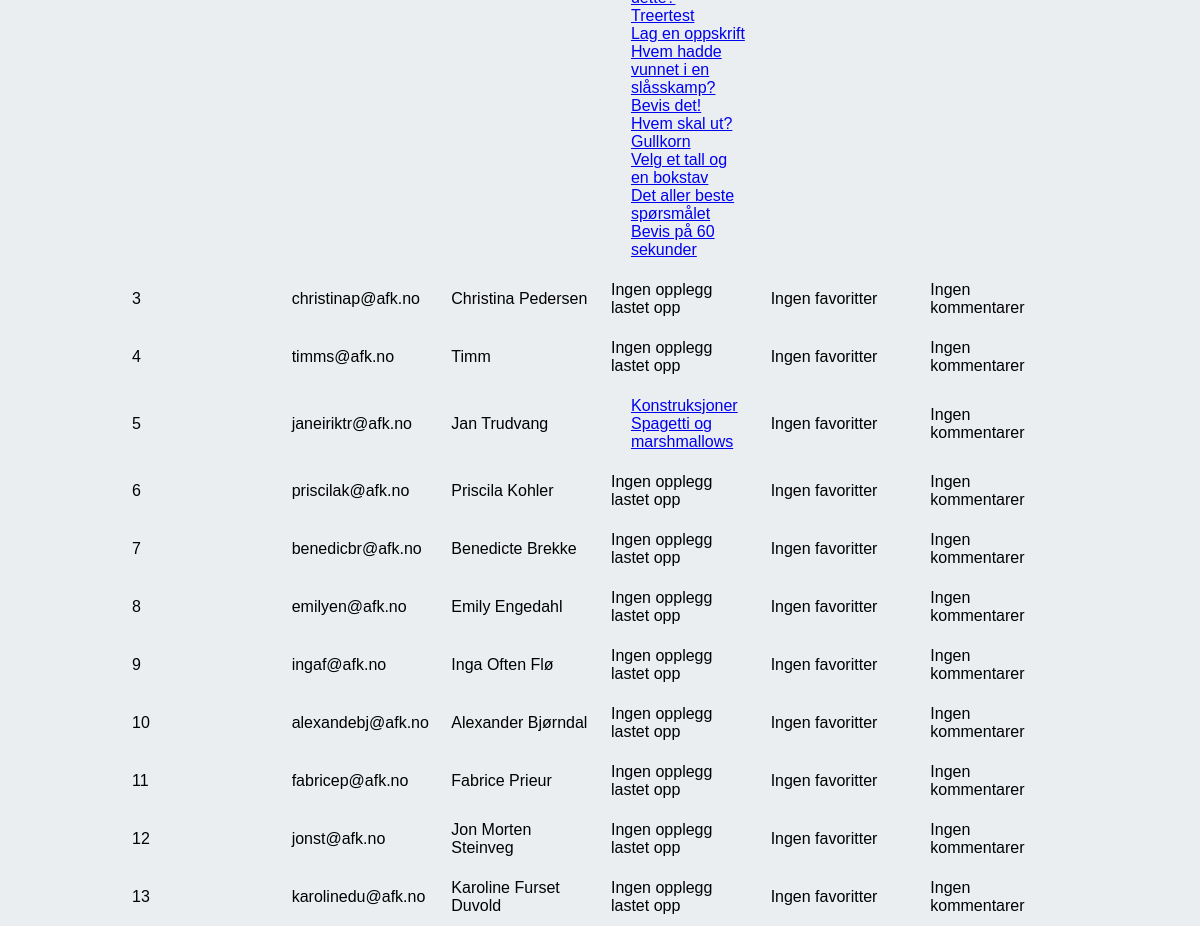
Page /brukere (signed in, middle part) on the earlier database version.
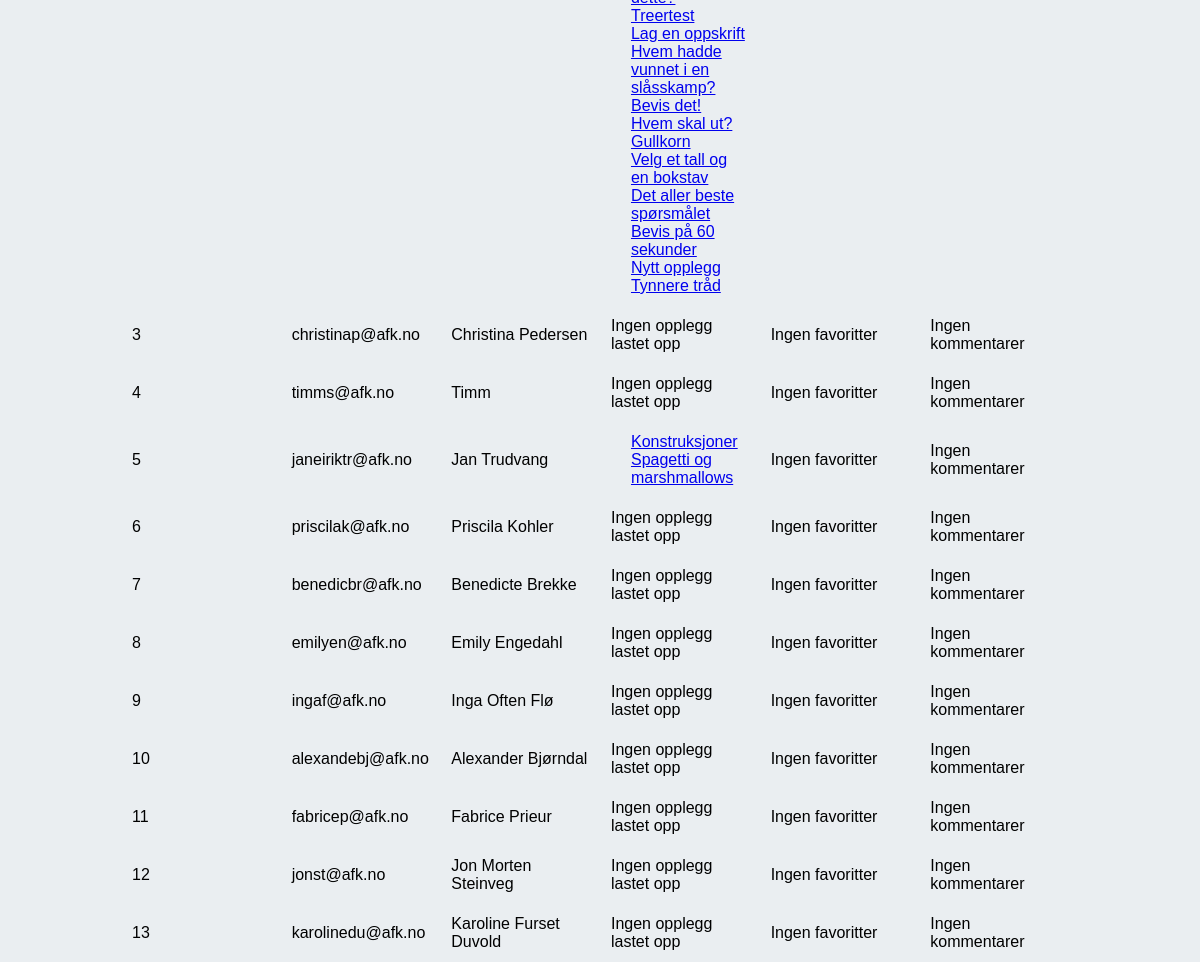
Same page on the later database version.
### website/models.py (models this page shows)
class Opplegg(db.Model):
    __tablename__ = "opplegg"
    id = db.Column(db.Integer, primary_key=True)
    name = db.Column(db.String(1000))
    data = db.Column(db.String(10000))
    date = db.Column(db.DateTime(timezone=True), default=func.now())
    user_id = db.Column(db.Integer, db.ForeignKey('user.id'))
    traits = db.relationship('Trait', secondary=opplegg_traits, backref='opplegg')
    comments = db.relationship('Comment', back_populates='opplegg')

class User(db.Model, UserMixin):
    __tablename__ = 'user'
    id = db.Column(db.Integer, primary_key=True)
    email = db.Column(db.String(150), unique=True)
    password = db.Column(db.String(150))
    first_name = db.Column(db.String(150))
    role = db.Column(db.String(50), default='user')
    is_email_confirmed = db.Column(db.Boolean, default=False)
    opplegg = db.relationship('Opplegg')
    favorites = db.relationship('Opplegg', secondary=opplegg_user_favorites, backref='user_favorite')
    comments = db.relationship('Comment', back_populates='user')

### website/views.py (the view)
@views.route('/brukere', methods=['GET'])
@login_required
def admin_users():
    if current_user.role != 'admin':
        abort(403)  # Forbidden access if the user is not an admin
    users = User.query.all()
    user_data = []
    for user in users:
        user_opplegg = user.opplegg  # All opplegg linked to the user
        user_favorites = user.favorites  # All favorites linked to the user
        user_data.append({
            'user': user,
            'opplegg': user_opplegg,
            'favorites': user_favorites
        })
    return render_template('brukere.html', user=current_user, user_data=user_data)

### website/__init__.py (called while the page is built)
def create_app():
    app = Flask(__name__)
    app.config['SECRET_KEY'] = '8a7df6oliqwjh5l'
    app.config['SQLALCHEMY_DATABASE_URI'] = f'sqlite:///{DB_NAME}'
    db.init_app(app)
    migrate = Migrate(app, db)
    from .views import views
    from .auth import auth
    app.register_blueprint(views, url_prefix='/')
    app.register_blueprint(auth, url_prefix='/')
    from .models import User, Opplegg, Trait
    create_database(app)
    login_manager = LoginManager()
    login_manager.login_view = 'auth.login'
    login_manager.init_app(app)
    login_manager.login_message = "Funksjonen du prøvde å bruke krever innlogging."
    @login_manager.user_loader
    def load_user(id):
        return User.query.get(int(id))
    @app.errorhandler(403)
    def forbidden(error):
        return jsonify({'error': 'Ingen tilgang'}), 403
    return app

### website/templates/brukere.html (shortened to what this page needs)
{% extends "base.html" %}
{% block content %}
<div class="container">
    <table class="table table-striped table-bordered">
        <tbody>
            {% for data in user_data %}
                <tr>
                    <td>{{ data.user.id }}</td>
                    <td>{{ data.user.email }}</td>
                    <td>{{ data.user.first_name }}</td>
                    <td>
                        {% if data.opplegg %}
                            <ul class="list-unstyled">
                                {% for opp in data.opplegg %}
                                    <li>
                                        <a href="{{ url_for('views.se_opplegg', opplegg_id=opp.id) }}">
                                            {{ opp.name }}
                                        </a>
                                    </li>
                                {% endfor %}
                            </ul>
                        {% else %}
                            Ingen opplegg lastet opp
                        {% endif %}
                    </td>
                    <td>
                        {% if data.favorites %}
                            <ul class="list-unstyled">
                                {% for favorite in data.favorites %}
                                    <li>
                                        <a href="{{ url_for('views.se_opplegg', opplegg_id=favorite.id) }}">
                                            {{ favorite.name }}
                                        </a>
                                    </li>
                                {% endfor %}
                            </ul>
                        {% else %}
                            Ingen favoritter
                        {% endif %}
                    </td>
                    <td>
                    {% if data.user.comments %}
                        <ul class="list-unstyled">
                            {% for comment in data.user.comments %}
                                <li>
                                    {{ comment.content|truncate(50) }}
                                    <a href="{{ url_for('views.se_opplegg', opplegg_id=comment.opplegg.id) }}"> (View Opplegg) </a>
                                </li>
                            {% endfor %}
                        </ul>
                    {% else %}
                        Ingen kommentarer
                    {% endif %}
                </td>
                </tr>
            {% endfor %}
        </tbody>
    </table>
</div>
{% endblock %}

Differences in the rows shown:
added Opplegg: name "Nytt opplegg"
added Opplegg: name "Tynnere tråd"
